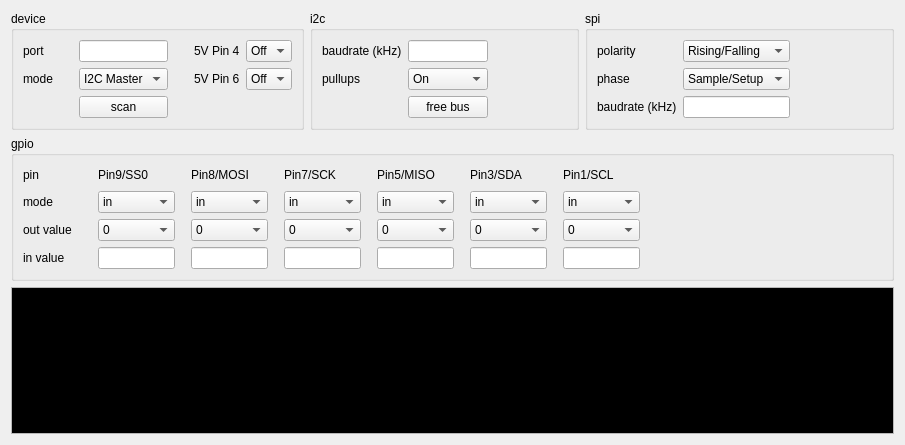
         <widget class="QWidget" name="scrollAreaWidgetContents_9">
          <property name="geometry">
           <rect>
            <x>0</x>
            <y>0</y>
            <width>905</width>
            <height>445</height>
           </rect>
          </property>
          <layout class="QGridLayout" name="gridLayout_18">
           <item row="0" column="2">
            <widget class="QGroupBox" name="groupBox_12">
             <property name="title">
              <string>spi</string>
             </property>
             <layout class="QGridLayout" name="gridLayout_15">
              <item row="2" column="1">
               <widget class="QLineEdit" name="aardvardSpiBaudrate">
                <property name="sizePolicy">
                 <sizepolicy hsizetype="Ignored" vsizetype="Fixed">
                  <horstretch>0</horstretch>
                  <verstretch>0</verstretch>
                 </sizepolicy>
                </property>
                <property name="maximumSize">
                 <size>
                  <width>16777215</width>
                  <height>16777215</height>
                 </size>
                </property>
               </widget>
              </item>
              <item row="0" column="3" rowspan="3">
               <spacer name="horizontalSpacer_12">
                <property name="orientation">
                 <enum>Qt::Horizontal</enum>
                </property>
                <property name="sizeHint" stdset="0">
                 <size>
                  <width>124</width>
                  <height>20</height>
                 </size>
                </property>
               </spacer>
              </item>
              <item row="2" column="0">
               <widget class="QLabel" name="label_34">
                <property name="text">
                 <string>baudrate (kHz)</string>
                </property>
               </widget>
              </item>
              <item row="0" column="0">
               <widget class="QLabel" name="label_33">
                <property name="text">
                 <string>polarity</string>
                </property>
               </widget>
              </item>
              <item row="0" column="1">
               <widget class="QComboBox" name="aardvardSpiPolarity">
                <property name="sizeAdjustPolicy">
                 <enum>QComboBox::AdjustToContents</enum>
                </property>
                <item>
                 <property name="text">
                  <string>Rising/Falling</string>
                 </property>
                </item>
                <item>
                 <property name="text">
                  <string>Falling/Rising</string>
                 </property>
                </item>
               </widget>
              </item>
              <item row="3" column="1">
               <spacer name="verticalSpacer_10">
                <property name="orientation">
                 <enum>Qt::Vertical</enum>
                </property>
                <property name="sizeHint" stdset="0">
                 <size>
                  <width>20</width>
                  <height>40</height>
                 </size>
                </property>
               </spacer>
              </item>
              <item row="1" column="1">
               <widget class="QComboBox" name="aardvardSpiPhase">
                <property name="sizeAdjustPolicy">
                 <enum>QComboBox::AdjustToContents</enum>
                </property>
                <item>
                 <property name="text">
                  <string>Sample/Setup</string>
                 </property>
                </item>
                <item>
                 <property name="text">
                  <string>Setup/Sample</string>
                 </property>
                </item>
               </widget>
              </item>
              <item row="1" column="0">
               <widget class="QLabel" name="label_51">
                <property name="text">
                 <string>phase</string>
                </property>
               </widget>
              </item>
             </layout>
            </widget>
           </item>
           <item row="0" column="1">
            <widget class="QGroupBox" name="groupBox_11">
             <property name="title">
              <string>i2c</string>
             </property>
             <layout class="QGridLayout" name="gridLayout_16">
              <item row="3" column="1">
               <spacer name="verticalSpacer_11">
                <property name="orientation">
                 <enum>Qt::Vertical</enum>
                </property>
                <property name="sizeHint" stdset="0">
                 <size>
                  <width>20</width>
                  <height>40</height>
                 </size>
                </property>
               </spacer>
              </item>
              <item row="2" column="1">
               <widget class="QPushButton" name="aardvardI2cFreeBus">
                <property name="text">
                 <string>free bus</string>
                </property>
               </widget>
              </item>
              <item row="0" column="2" rowspan="3">
               <spacer name="horizontalSpacer_13">
                <property name="orientation">
                 <enum>Qt::Horizontal</enum>
                </property>
                <property name="sizeHint" stdset="0">
                 <size>
                  <width>111</width>
                  <height>20</height>
                 </size>
                </property>
               </spacer>
              </item>
              <item row="0" column="1">
               <widget class="QLineEdit" name="aardvardI2cBaudrate">
                <property name="sizePolicy">
                 <sizepolicy hsizetype="Ignored" vsizetype="Fixed">
                  <horstretch>0</horstretch>
                  <verstretch>0</verstretch>
                 </sizepolicy>
                </property>
                <property name="maximumSize">
                 <size>
                  <width>16777215</width>
                  <height>16777215</height>
                 </size>
                </property>
               </widget>
              </item>
              <item row="0" column="0">
               <widget class="QLabel" name="label_35">
                <property name="text">
                 <string>baudrate (kHz)</string>
                </property>
               </widget>
              </item>
              <item row="1" column="1">
               <widget class="QComboBox" name="aardvardI2cPullUp">
                <item>
                 <property name="text">
                  <string>On</string>
                 </property>
                </item>
                <item>
                 <property name="text">
                  <string>Off</string>
                 </property>
                </item>
               </widget>
              </item>
              <item row="1" column="0">
               <widget class="QLabel" name="label_36">
                <property name="text">
                 <string>pullups</string>
                </property>
               </widget>
              </item>
             </layout>
            </widget>
           </item>
           <item row="1" column="0" colspan="3">
            <widget class="QGroupBox" name="groupBox_13">
             <property name="title">
              <string>gpio</string>
             </property>
             <layout class="QGridLayout" name="gridLayout_17">
              <item row="3" column="0">
               <widget class="QLabel" name="label_43">
                <property name="text">
                 <string>in value</string>
                </property>
               </widget>
              </item>
              <item row="1" column="2">
               <spacer name="horizontalSpacer_16">
                <property name="orientation">
                 <enum>Qt::Horizontal</enum>
                </property>
                <property name="sizeType">
                 <enum>QSizePolicy::Fixed</enum>
                </property>
                <property name="sizeHint" stdset="0">
                 <size>
                  <width>10</width>
                  <height>20</height>
                 </size>
                </property>
               </spacer>
              </item>
              <item row="0" column="7">
               <widget class="QLabel" name="label_47">
                <property name="text">
                 <string>Pin7/SCK</string>
                </property>
               </widget>
              </item>
              <item row="2" column="3">
               <widget class="QComboBox" name="aardvardGpioOutValue5">
                <item>
                 <property name="text">
                  <string>0</string>
                 </property>
                </item>
                <item>
                 <property name="text">
                  <string>1</string>
                 </property>
                </item>
               </widget>
              </item>
              <item row="2" column="9">
               <widget class="QComboBox" name="aardvardGpioOutValue2">
                <item>
                 <property name="text">
                  <string>0</string>
                 </property>
                </item>
                <item>
                 <property name="text">
                  <string>1</string>
                 </property>
                </item>
               </widget>
              </item>
              <item row="3" column="13">
               <widget class="QLineEdit" name="aardvardGpioInValue0">
                <property name="sizePolicy">
                 <sizepolicy hsizetype="Ignored" vsizetype="Fixed">
                  <horstretch>0</horstretch>
                  <verstretch>0</verstretch>
                 </sizepolicy>
                </property>
                <property name="readOnly">
                 <bool>true</bool>
                </property>
               </widget>
              </item>
              <item row="3" column="5">
               <widget class="QLineEdit" name="aardvardGpioInValue4">
                <property name="sizePolicy">
                 <sizepolicy hsizetype="Ignored" vsizetype="Fixed">
                  <horstretch>0</horstretch>
                  <verstretch>0</verstretch>
                 </sizepolicy>
                </property>
                <property name="readOnly">
                 <bool>true</bool>
                </property>
               </widget>
              </item>
              <item row="3" column="9">
               <widget class="QLineEdit" name="aardvardGpioInValue2">
                <property name="sizePolicy">
                 <sizepolicy hsizetype="Ignored" vsizetype="Fixed">
                  <horstretch>0</horstretch>
                  <verstretch>0</verstretch>
                 </sizepolicy>
                </property>
                <property name="readOnly">
                 <bool>true</bool>
                </property>
               </widget>
              </item>
              <item row="3" column="7">
               <widget class="QLineEdit" name="aardvardGpioInValue3">
                <property name="sizePolicy">
                 <sizepolicy hsizetype="Ignored" vsizetype="Fixed">
                  <horstretch>0</horstretch>
                  <verstretch>0</verstretch>
                 </sizepolicy>
                </property>
                <property name="readOnly">
                 <bool>true</bool>
                </property>
               </widget>
              </item>
              <item row="1" column="11">
               <widget class="QComboBox" name="aardvardGpioMode1">
                <item>
                 <property name="text">
                  <string>in</string>
                 </property>
                </item>
                <item>
                 <property name="text">
                  <string>out</string>
                 </property>
                </item>
                <item>
                 <property name="text">
                  <string>in pullup</string>
                 </property>
                </item>
               </widget>
              </item>
              <item row="1" column="5">
               <widget class="QComboBox" name="aardvardGpioMode4">
                <item>
                 <property name="text">
                  <string>in</string>
                 </property>
                </item>
                <item>
                 <property name="text">
                  <string>out</string>
                 </property>
                </item>
                <item>
                 <property name="text">
                  <string>in pullup</string>
                 </property>
                </item>
               </widget>
              </item>
              <item row="0" column="13">
               <widget class="QLabel" name="label_50">
                <property name="text">
                 <string>Pin1/SCL</string>
                </property>
               </widget>
              </item>
              <item row="0" column="3">
               <widget class="QLabel" name="label_45">
                <property name="text">
                 <string>Pin9/SS0</string>
                </property>
               </widget>
              </item>
              <item row="3" column="11">
               <widget class="QLineEdit" name="aardvardGpioInValue1">
                <property name="sizePolicy">
                 <sizepolicy hsizetype="Ignored" vsizetype="Fixed">
                  <horstretch>0</horstretch>
                  <verstretch>0</verstretch>
                 </sizepolicy>
                </property>
                <property name="readOnly">
                 <bool>true</bool>
                </property>
               </widget>
              </item>
              <item row="3" column="3">
               <widget class="QLineEdit" name="aardvardGpioInValue5">
                <property name="sizePolicy">
                 <sizepolicy hsizetype="Ignored" vsizetype="Fixed">
                  <horstretch>0</horstretch>
                  <verstretch>0</verstretch>
                 </sizepolicy>
                </property>
                <property name="readOnly">
                 <bool>true</bool>
                </property>
               </widget>
              </item>
              <item row="1" column="0">
               <widget class="QLabel" name="label_41">
                <property name="text">
                 <string>mode</string>
                </property>
               </widget>
              </item>
              <item row="1" column="3">
               <widget class="QComboBox" name="aardvardGpioMode5">
                <item>
                 <property name="text">
                  <string>in</string>
                 </property>
                </item>
                <item>
                 <property name="text">
                  <string>out</string>
                 </property>
                </item>
                <item>
                 <property name="text">
                  <string>in pullup</string>
                 </property>
                </item>
               </widget>
              </item>
              <item row="1" column="13">
               <widget class="QComboBox" name="aardvardGpioMode0">
                <item>
                 <property name="text">
                  <string>in</string>
                 </property>
                </item>
                <item>
                 <property name="text">
                  <string>out</string>
                 </property>
                </item>
                <item>
                 <property name="text">
                  <string>in pullup</string>
                 </property>
                </item>
               </widget>
              </item>
              <item row="2" column="11">
               <widget class="QComboBox" name="aardvardGpioOutValue1">
                <item>
                 <property name="text">
                  <string>0</string>
                 </property>
                </item>
                <item>
                 <property name="text">
                  <string>1</string>
                 </property>
                </item>
               </widget>
              </item>
              <item row="2" column="5">
               <widget class="QComboBox" name="aardvardGpioOutValue4">
                <item>
                 <property name="text">
                  <string>0</string>
                 </property>
                </item>
                <item>
                 <property name="text">
                  <string>1</string>
                 </property>
                </item>
               </widget>
              </item>
              <item row="1" column="7">
               <widget class="QComboBox" name="aardvardGpioMode3">
                <item>
                 <property name="text">
                  <string>in</string>
                 </property>
                </item>
                <item>
                 <property name="text">
                  <string>out</string>
                 </property>
                </item>
                <item>
                 <property name="text">
                  <string>in pullup</string>
                 </property>
                </item>
               </widget>
              </item>
              <item row="1" column="9">
               <widget class="QComboBox" name="aardvardGpioMode2">
                <item>
                 <property name="text">
                  <string>in</string>
                 </property>
                </item>
                <item>
                 <property name="text">
                  <string>out</string>
                 </property>
                </item>
                <item>
                 <property name="text">
                  <string>in pullup</string>
                 </property>
                </item>
               </widget>
              </item>
              <item row="0" column="0">
               <widget class="QLabel" name="label_39">
                <property name="text">
                 <string>pin</string>
                </property>
               </widget>
              </item>
              <item row="0" column="11">
               <widget class="QLabel" name="label_49">
                <property name="text">
                 <string>Pin3/SDA</string>
                </property>
               </widget>
              </item>
              <item row="0" column="5">
               <widget class="QLabel" name="label_46">
                <property name="text">
                 <string>Pin8/MOSI</string>
                </property>
               </widget>
              </item>
              <item row="2" column="0">
               <widget class="QLabel" name="label_42">
                <property name="text">
                 <string>out value</string>
                </property>
               </widget>
              </item>
              <item row="2" column="7">
               <widget class="QComboBox" name="aardvardGpioOutValue3">
                <item>
                 <property name="text">
                  <string>0</string>
                 </property>
                </item>
                <item>
                 <property name="text">
                  <string>1</string>
                 </property>
                </item>
               </widget>
              </item>
              <item row="0" column="14">
               <spacer name="horizontalSpacer_14">
                <property name="orientation">
                 <enum>Qt::Horizontal</enum>
                </property>
                <property name="sizeHint" stdset="0">
                 <size>
                  <width>40</width>
                  <height>20</height>
                 </size>
                </property>
               </spacer>
              </item>
              <item row="0" column="9">
               <widget class="QLabel" name="label_48">
                <property name="text">
                 <string>Pin5/MISO</string>
                </property>
               </widget>
              </item>
              <item row="2" column="13">
               <widget class="QComboBox" name="aardvardGpioOutValue0">
                <item>
                 <property name="text">
                  <string>0</string>
                 </property>
                </item>
                <item>
                 <property name="text">
                  <string>1</string>
                 </property>
                </item>
               </widget>
              </item>
              <item row="4" column="0">
               <spacer name="verticalSpacer_12">
                <property name="orientation">
                 <enum>Qt::Vertical</enum>
                </property>
                <property name="sizeHint" stdset="0">
                 <size>
                  <width>20</width>
                  <height>40</height>
                 </size>
                </property>
               </spacer>
              </item>
              <item row="1" column="12">
               <spacer name="horizontalSpacer_22">
                <property name="orientation">
                 <enum>Qt::Horizontal</enum>
                </property>
                <property name="sizeType">
                 <enum>QSizePolicy::Fixed</enum>
                </property>
                <property name="sizeHint" stdset="0">
                 <size>
                  <width>10</width>
                  <height>20</height>
                 </size>
                </property>
               </spacer>
              </item>
              <item row="1" column="6">
               <spacer name="horizontalSpacer_19">
                <property name="orientation">
                 <enum>Qt::Horizontal</enum>
                </property>
                <property name="sizeType">
                 <enum>QSizePolicy::Fixed</enum>
                </property>
                <property name="sizeHint" stdset="0">
                 <size>
                  <width>10</width>
                  <height>20</height>
                 </size>
                </property>
               </spacer>
              </item>
              <item row="1" column="10">
               <spacer name="horizontalSpacer_21">
                <property name="orientation">
                 <enum>Qt::Horizontal</enum>
                </property>
                <property name="sizeType">
                 <enum>QSizePolicy::Fixed</enum>
                </property>
                <property name="sizeHint" stdset="0">
                 <size>
                  <width>10</width>
                  <height>20</height>
                 </size>
                </property>
               </spacer>
              </item>
              <item row="1" column="1">
               <spacer name="horizontalSpacer_15">
                <property name="orientation">
                 <enum>Qt::Horizontal</enum>
                </property>
                <property name="sizeType">
                 <enum>QSizePolicy::Fixed</enum>
                </property>
                <property name="sizeHint" stdset="0">
                 <size>
                  <width>10</width>
                  <height>20</height>
                 </size>
                </property>
               </spacer>
              </item>
              <item row="1" column="8">
               <spacer name="horizontalSpacer_20">
                <property name="orientation">
                 <enum>Qt::Horizontal</enum>
                </property>
                <property name="sizeType">
                 <enum>QSizePolicy::Fixed</enum>
                </property>
                <property name="sizeHint" stdset="0">
                 <size>
                  <width>10</width>
                  <height>20</height>
                 </size>
                </property>
               </spacer>
              </item>
              <item row="1" column="4">
               <spacer name="horizontalSpacer_17">
                <property name="orientation">
                 <enum>Qt::Horizontal</enum>
                </property>
                <property name="sizeType">
                 <enum>QSizePolicy::Fixed</enum>
                </property>
                <property name="sizeHint" stdset="0">
                 <size>
                  <width>10</width>
                  <height>20</height>
                 </size>
                </property>
               </spacer>
              </item>
             </layout>
            </widget>
           </item>
           <item row="0" column="0">
            <widget class="QGroupBox" name="groupBox_10">
             <property name="title">
              <string>device</string>
             </property>
             <layout class="QGridLayout" name="gridLayout_14">
              <item row="0" column="1">
               <widget class="QLineEdit" name="aardvardI2cSpiPort">
                <property name="sizePolicy">
                 <sizepolicy hsizetype="Ignored" vsizetype="Fixed">
                  <horstretch>0</horstretch>
                  <verstretch>0</verstretch>
                 </sizepolicy>
                </property>
                <property name="maximumSize">
                 <size>
                  <width>16777215</width>
                  <height>16777215</height>
                 </size>
                </property>
               </widget>
              </item>
              <item row="1" column="1">
               <widget class="QComboBox" name="aardvardI2cSpiMode">
                <property name="sizePolicy">
                 <sizepolicy hsizetype="Preferred" vsizetype="Fixed">
                  <horstretch>0</horstretch>
                  <verstretch>0</verstretch>
                 </sizepolicy>
                </property>
                <item>
                 <property name="text">
                  <string>I2C Master</string>
                 </property>
                </item>
                <item>
                 <property name="text">
                  <string>SPI Master</string>
                 </property>
                </item>
                <item>
                 <property name="text">
                  <string>GPIO</string>
                 </property>
                </item>
               </widget>
              </item>
              <item row="1" column="0">
               <widget class="QLabel" name="label_30">
                <property name="text">
                 <string>mode      </string>
                </property>
               </widget>
              </item>
              <item row="0" column="4">
               <widget class="QComboBox" name="aardvardI2cSpi5VPin4">
                <item>
                 <property name="text">
                  <string>Off</string>
                 </property>
                </item>
                <item>
                 <property name="text">
                  <string>On</string>
                 </property>
                </item>
               </widget>
              </item>
              <item row="0" column="0">
               <widget class="QLabel" name="label_29">
                <property name="text">
                 <string>port</string>
                </property>
               </widget>
              </item>
              <item row="0" column="3">
               <widget class="QLabel" name="label_31">
                <property name="text">
                 <string>5V Pin 4</string>
                </property>
               </widget>
              </item>
              <item row="0" column="2">
               <spacer name="horizontalSpacer_11">
                <property name="orientation">
                 <enum>Qt::Horizontal</enum>
                </property>
                <property name="sizeType">
                 <enum>QSizePolicy::Fixed</enum>
                </property>
                <property name="sizeHint" stdset="0">
                 <size>
                  <width>20</width>
                  <height>20</height>
                 </size>
                </property>
               </spacer>
              </item>
              <item row="1" column="4">
               <widget class="QComboBox" name="aardvardI2cSpi5VPin6">
                <item>
                 <property name="text">
                  <string>Off</string>
                 </property>
                </item>
                <item>
                 <property name="text">
                  <string>On</string>
                 </property>
                </item>
               </widget>
              </item>
              <item row="1" column="3">
               <widget class="QLabel" name="label_32">
                <property name="text">
                 <string>5V Pin 6</string>
                </property>
               </widget>
              </item>
              <item row="4" column="1">
               <spacer name="verticalSpacer_8">
                <property name="orientation">
                 <enum>Qt::Vertical</enum>
                </property>
                <property name="sizeHint" stdset="0">
                 <size>
                  <width>20</width>
                  <height>3</height>
                 </size>
                </property>
               </spacer>
              </item>
              <item row="2" column="1">
               <widget class="QPushButton" name="aardvardI2cSpiScan">
                <property name="text">
                 <string>scan</string>
                </property>
               </widget>
              </item>
             </layout>
            </widget>
           </item>
           <item row="2" column="0" colspan="3">
            <widget class="QPlainTextEdit" name="aardvardI2cSpiDevices">
             <property name="palette">
              <palette>
               <active>
                <colorrole role="Text">
                 <brush brushstyle="SolidPattern">
                  <color alpha="255">
                   <red>0</red>
                   <green>255</green>
                   <blue>0</blue>
                  </color>
                 </brush>
                </colorrole>
                <colorrole role="Base">
                 <brush brushstyle="SolidPattern">
                  <color alpha="255">
                   <red>0</red>
                   <green>0</green>
                   <blue>0</blue>
                  </color>
                 </brush>
                </colorrole>
               </active>
               <inactive>
                <colorrole role="Text">
                 <brush brushstyle="SolidPattern">
                  <color alpha="255">
                   <red>0</red>
                   <green>255</green>
                   <blue>0</blue>
                  </color>
                 </brush>
                </colorrole>
                <colorrole role="Base">
                 <brush brushstyle="SolidPattern">
                  <color alpha="255">
                   <red>0</red>
                   <green>0</green>
                   <blue>0</blue>
                  </color>
                 </brush>
                </colorrole>
               </inactive>
               <disabled>
                <colorrole role="Text">
                 <brush brushstyle="SolidPattern">
                  <color alpha="255">
                   <red>120</red>
                   <green>120</green>
                   <blue>120</blue>
                  </color>
                 </brush>
                </colorrole>
                <colorrole role="Base">
                 <brush brushstyle="SolidPattern">
                  <color alpha="255">
                   <red>240</red>
                   <green>240</green>
                   <blue>240</blue>
                  </color>
                 </brush>
                </colorrole>
               </disabled>
              </palette>
             </property>
             <property name="readOnly">
              <bool>true</bool>
             </property>
            </widget>
           </item>
          </layout>
         </widget>
